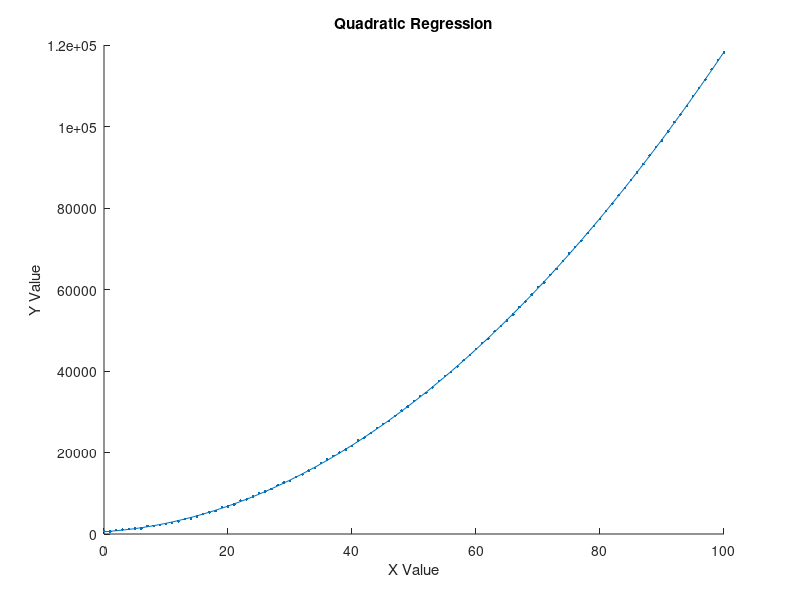

Here is the MATLAB script that generated this plot:
X = [0:1:100];
a = 300*rand;
b = 200*rand;
c = 500*rand;
y = a*X.^2 + b*X + c + 500*rand(size(X));
coef = polyfit(X,y,2);
Y = coef(1)*X.^2 + coef(2)*X + coef(3);
Rsq = 1-sum((y-Y).^2/sum((y-mean(Y)).^2))

scatter(X,y,'.')
hold on
plot(X,Y)
xlabel('X Value')
ylabel('Y Value')
title('Quadratic Regression')
